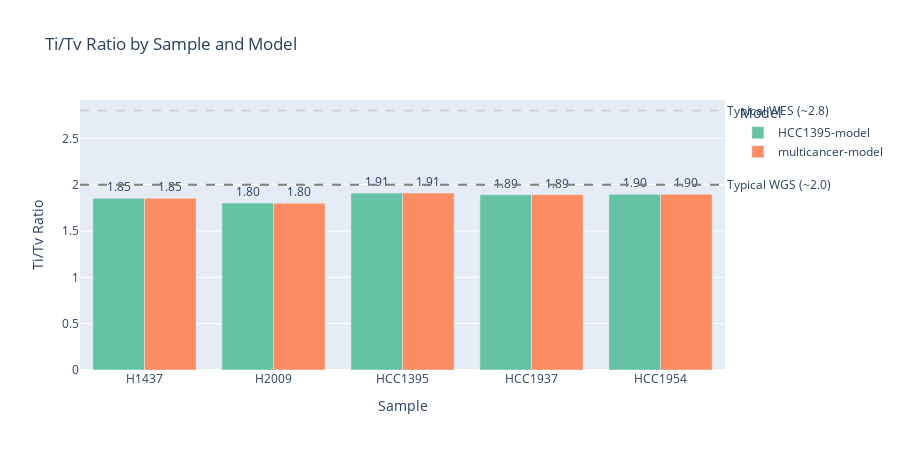

The cell this chart's notebook holds for it:
### Markdown cell above
### 5.2 Ti/Tv Ratio Comparison

### Code cell
# Ti/Tv ratio comparison bar chart
fig = px.bar(
    landscape_df,
    x='Sample',
    y='TiTv_Ratio',
    color='Model',
    barmode='group',
    title='Ti/Tv Ratio by Sample and Model',
    text='TiTv_Ratio',
    color_discrete_sequence=px.colors.qualitative.Set2
)

fig.update_traces(texttemplate='%{text:.2f}', textposition='outside')
fig.update_layout(
    yaxis_title='Ti/Tv Ratio',
    height=450,
    showlegend=True
)

# Add reference lines for expected Ti/Tv ranges
fig.add_hline(y=2.0, line_dash='dash', line_color='gray', 
              annotation_text='Typical WGS (~2.0)', annotation_position='right')
fig.add_hline(y=2.8, line_dash='dash', line_color='lightgray',
              annotation_text='Typical WES (~2.8)', annotation_position='right')

fig.show()

# Ti/Tv summary statistics
print('\nTi/Tv Ratio Summary:')
titv_summary = landscape_df.groupby('Model')['TiTv_Ratio'].agg(['mean', 'std', 'min', 'max']).round(3)
display(titv_summary)

### Figure 1 — Plotly figure (JSON) as saved in the notebook; plotly's stock layout.template omitted (floating-point values rounded to 4 significant figures)
{"data": [{"alignmentgroup": "True", "hovertemplate": "Model=HCC1395-model<br>Sample=%{x}<br>TiTv_Ratio=%{text}<extra></extra>", "legendgroup": "HCC1395-model", "marker": {"color": "rgb(102,194,165)", "pattern": {"shape": ""}}, "name": "HCC1395-model", "offsetgroup": "HCC1395-model", "orientation": "v", "showlegend": true, "text": [1.852, 1.801, 1.909, 1.892, 1.895], "textposition": "outside", "texttemplate": "%{text:.2f}", "type": "bar", "x": ["H1437", "H2009", "HCC1395", "HCC1937", "HCC1954"], "xaxis": "x", "y": [1.852, 1.801, 1.909, 1.892, 1.895], "yaxis": "y"}, {"alignmentgroup": "True", "hovertemplate": "Model=multicancer-model<br>Sample=%{x}<br>TiTv_Ratio=%{text}<extra></extra>", "legendgroup": "multicancer-model", "marker": {"color": "rgb(252,141,98)", "pattern": {"shape": ""}}, "name": "multicancer-model", "offsetgroup": "multicancer-model", "orientation": "v", "showlegend": true, "text": [1.852, 1.8, 1.909, 1.892, 1.895], "textposition": "outside", "texttemplate": "%{text:.2f}", "type": "bar", "x": ["H1437", "H2009", "HCC1395", "HCC1937", "HCC1954"], "xaxis": "x", "y": [1.852, 1.8, 1.909, 1.892, 1.895], "yaxis": "y"}], "layout": {"annotations": [{"showarrow": false, "text": "Typical WGS (~2.0)", "x": 1, "xanchor": "left", "xref": "x domain", "y": 2, "yanchor": "middle", "yref": "y"}, {"showarrow": false, "text": "Typical WES (~2.8)", "x": 1, "xanchor": "left", "xref": "x domain", "y": 2.8, "yanchor": "middle", "yref": "y"}], "barmode": "group", "height": 450, "legend": {"title": {"text": "Model"}, "tracegroupgap": 0}, "shapes": [{"line": {"color": "gray", "dash": "dash"}, "type": "line", "x0": 0, "x1": 1, "xref": "x domain", "y0": 2, "y1": 2, "yref": "y"}, {"line": {"color": "lightgray", "dash": "dash"}, "type": "line", "x0": 0, "x1": 1, "xref": "x domain", "y0": 2.8, "y1": 2.8, "yref": "y"}], "showlegend": true, "title": {"text": "Ti/Tv Ratio by Sample and Model"}, "xaxis": {"anchor": "y", "domain": [0, 1], "title": {"text": "Sample"}}, "yaxis": {"anchor": "x", "domain": [0, 1], "title": {"text": "Ti/Tv Ratio"}}}}
